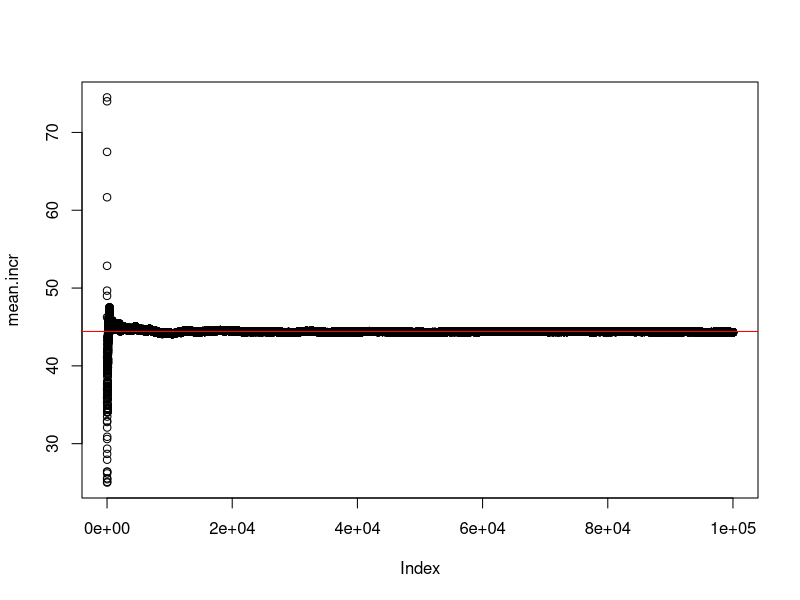
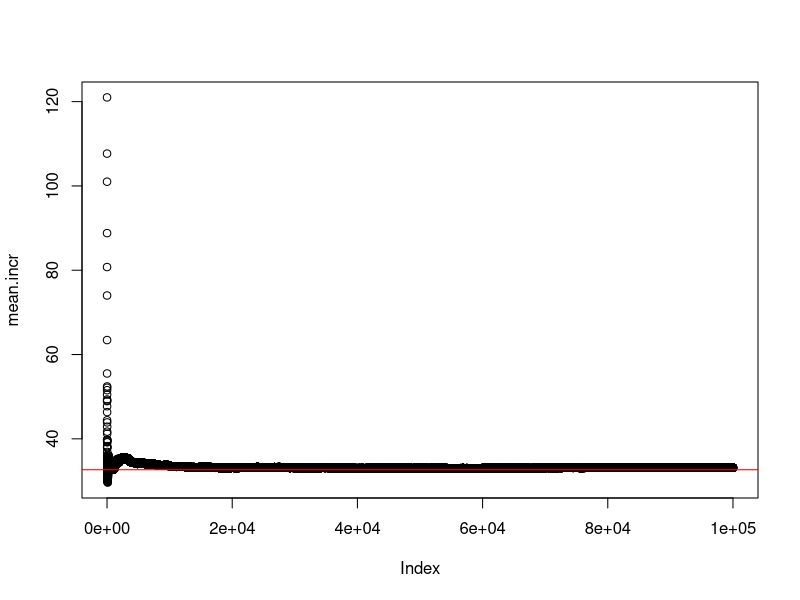
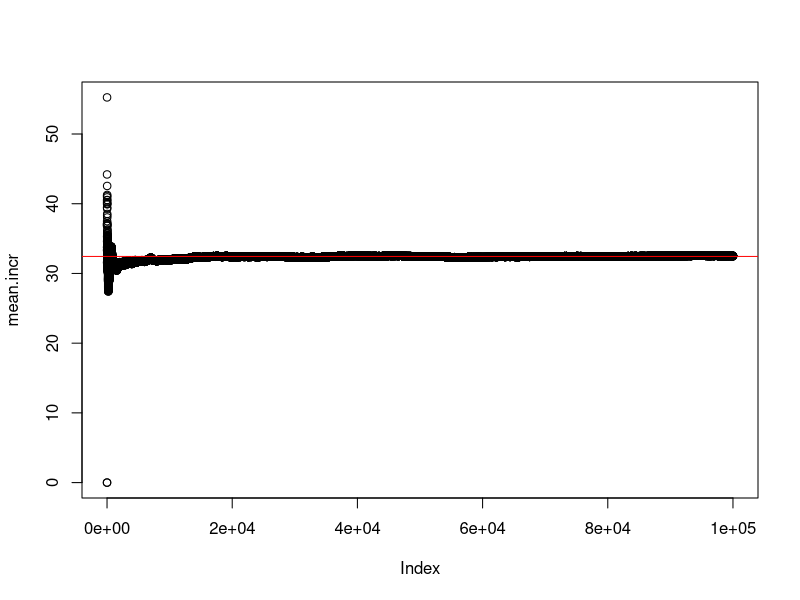

Generate these figures, in order, with R: (Note: a time limit stopped this script after it produced the figures.)
# ---------------------------- E[a1^2] ----------------------------

# Verifico esattezza della forma chiusa di E[a1^2], i>1 dove
# a1= 1{x1<Y}+sum_{h=1}^m 1{x1<Y, Xh<Y}

B=10^5
m=10

res = vector()
x1 = runif(n=1, min=0, max=2)
for(b in 1:B){

  Xshort = runif(n=(m-1), min=0, max=2)
  X = c(x1, Xshort)
  Y = runif(n=1, min=0, max=2)

  cond2 = X<Y

  # a1
  cond11 = ifelse(x1<Y, 1, 0)
  cond21 = sum(cond2)*cond11
  a1 = cond21+cond11

  res[b] = a1^2
}

mean(res)
closed = 4*(1-(punif(x1, min = 0, max = 2)))+
  5/2*(m-1)*(1-(punif(x1, min = 0, max = 2))^2)+
  (m-1)*(m-2)/3*(1-(punif(x1, min = 0, max = 2))^3)


mean.incr = sapply(1:B, function(b) mean(res[1:b]))
plot(mean.incr)
abline(h = closed, col = "red")


# ---------------------------- E[a1*ai] ----------------------------

# Verifico esattezza della forma chiusa di E[ai*a1], i>1 dove
# ai= 1{Xi<Y}+sum_{h=1}^m 1{Xi<Y, Xh<Y}
# a1= 1{x1<Y}+sum_{h=1}^m 1{x1<Y, Xh<Y}

B=10^5
m=10

#set.seed(123)
res = vector()
x1 = runif(n=1, min=0, max=2)
for(b in 1:B){

  Xh = runif(n=(m-2), min=0, max=2)
  Xi = runif(n=1, min=0, max=2)
  X = c(x1, Xi, Xh)
  Y = runif(n=1, min=0, max=2)

  cond2 = X<Y

  # a1
  cond11 = ifelse(x1<Y, 1, 0)
  cond21 = sum(cond2)*cond11
  a1 = cond21+cond11

  # ai
  cond1i = ifelse(Xi<Y, 1, 0)
  cond2i = sum(cond2)*cond1i
  ai = cond2i+cond1i

  res[b] = a1*ai

}

mean(res)
closed = (m-2)^2/4*(1-(punif(x1, min = 0, max = 2))^4)+
  2*(m-2)*(1-(punif(x1, min = 0, max = 2))^3)+
  9/2*(1-(punif(x1, min = 0, max = 2))^2)


mean.incr = sapply(1:B, function(b) mean(res[1:b]))
plot(mean.incr)
abline(h = closed, col = "red")



# ---------------------------- E[ai^2] ----------------------------

# Verifico esattezza della forma chiusa di E[ai^2], i>1 dove
# ai= 1{Xi<Y}+sum_{h=1}^m 1{Xi<Y, Xh<Y}

B=10^5
m=10

#set.seed(123)
res = vector()
x1 = runif(n=1, min=0, max=2)
for(b in 1:B){

  Xshort = runif(n=(m-2), min=0, max=2)
  Xi = runif(n=1, min=0, max=2)
  X = c(x1, Xi, Xshort)
  Y = runif(n=1, min=0, max=2)

  cond2 = X<Y

  # ai
  cond1i = ifelse(Xi<Y, 1, 0)
  cond2i = sum(cond2)*cond1i
  ai = cond2i+cond1i

  res[b] = ai^2

}

mean(res)
closed = 2+5/3*(m-2)+(m-3)*(m-2)/4+
  2/3*(m-2)*(1-(punif(x1, min = 0, max = 2))^3)+
  5/2*(1-(punif(x1, min = 0, max = 2))^2)


mean.incr = sapply(1:B, function(b) mean(res[1:b]))
plot(mean.incr)
abline(h = closed, col = "red")


# ---------------------------- E[ai*aj] ----------------------------

# Verifico esattezza della forma chiusa di E[ai*aj], i,j>1 i!=j dove
# ai= 1{Xi<Y}+sum_{h=1}^m 1{Xi<Y, Xh<Y}
# aj= 1{Xj<Y}+sum_{r=1}^m 1{Xj<Y, Xr<Y}

B=10^5
m=10

#set.seed(123)
res = vector()
x1 = runif(n=1, min=0, max=2)
for(b in 1:B){

  Xshort = runif(n=(m-3), min=0, max=2)
  Xi = runif(n=1, min=0, max=2)
  Xj = runif(n=1, min=0, max=2)
  X = c(x1, Xi, Xj, Xshort)
  Y = runif(n=1, min=0, max=2)

  cond2 = X<Y

  # aj
  cond1j = ifelse(Xj<Y, 1, 0)
  cond2j = sum(cond2)*cond1j
  aj = cond2j+cond1j

  # ai
  cond1i = ifelse(Xi<Y, 1, 0)
  cond2i = sum(cond2)*cond1i
  ai = cond2i+cond1i

  res[b] = aj*ai

}

mean(res)
closed = 3+7/4*(m-3)+(m-3)*(m-4)/5+
  7/3*(1-(punif(x1, min = 0, max = 2))^2)+
  (m-3)/2*(1-(punif(x1, min = 0, max = 2))^4)


mean.incr = sapply(1:B, function(b) mean(res[1:b]))
plot(mean.incr)
abline(h = closed, col = "red")


# ---------------------------- theta = E[h(X1,X2,...,Xm,Y)] ----------------------------


# Verifico esattezza della forma chiusa di E[h(X1, X2,...,Xm,Y)], dove
# anche X1 è random e
# h(x1, X2,...,Xm,Y) = sum_{i=1}^m ai dove
# ai= 1{Xi<Y}+sum_{h=1}^m 1{Xi<Y, Xh<Y}

B=10^5
m=10

res = vector()
for(b in 1:B){

  X = runif(n=m, min=0, max=2)
  Y = runif(n=1, min=0, max=2)

  cond2 = X<Y

  a = vector()
  for(i in 1:m){
    # ai
    cond1i = ifelse(X[i]<Y, 1, 0)
    cond2i = sum(cond2)*cond1i
    a[i] = cond2i+cond1i
  }
  res[b] = sum(a)
}

mean(res)
theta = m+m*(m-1)/3


mean.incr = sapply(1:B, function(b) mean(res[1:b]))
plot(mean.incr)
abline(h = theta, col = "red")

# ---------------------------- E[h(x1,X2,...,Xm,Y)] ----------------------------

# Verifico esattezza della forma chiusa di E[h(x1, X2,...,Xm,Y)], dove
# h(x1, X2,...,Xm,Y) = sum_{i=1}^m ai dove
# ai= 1{Xi<Y}+sum_{h=1}^m 1{Xi<Y, Xh<Y}

B=10^5
m=10

res = vector()
x1 = runif(n=1, min=0, max=2)
for(b in 1:B){

  Xshort = runif(n=(m-1), min=0, max=2)
  X = c(x1, Xshort)
  Y = runif(n=1, min=0, max=2)

  cond2 = X<Y

  a = vector()
  for(i in 1:m){
    # ai
    cond1i = ifelse(X[i]<Y, 1, 0)
    cond2i = sum(cond2)*cond1i
    a[i] = cond2i+cond1i
  }
  res[b] = sum(a)
}

mean(res)
closed = 2*(1-punif(x1, min = 0, max = 2))+
  (m-1)*(1-(punif(x1, min = 0, max = 2))^2)+
  (m-1)/3*(1+m)


mean.incr = sapply(1:B, function(b) mean(res[1:b]))
plot(mean.incr)
abline(h = closed, col = "red")



# ---------------------------- E[h(x1,X2,...,Xm,Y)^2] ----------------------------

# Verifico esattezza della forma chiusa di E[h(x1, X2,...,Xm,Y)^2], dove
# h(x1, X2,...,Xm,Y) = sum_{i=1}^m ai dove
# ai= 1{Xi<Y}+sum_{h=1}^m 1{Xi<Y, Xh<Y}

B=10^5
m=10

res = vector()
x1 = runif(n=1, min=0, max=2)
for(b in 1:B){

  Xshort = runif(n=(m-1), min=0, max=2)
  X = c(x1, Xshort)
  Y = runif(n=1, min=0, max=2)

  cond2 = X<Y

  a = vector()
  for(i in 1:m){
    # ai
    cond1i = ifelse(X[i]<Y, 1, 0)
    cond2i = sum(cond2)*cond1i
    a[i] = cond2i+cond1i
  }
  res[b] = sum(a)^2
}

mean(res)
closed = 1/15*(m^2-1)*(3*m^2-2)+
  4*(1-punif(x1, min = 0, max = 2))+
  (m-1)*14*(1-punif(x1, min = 0, max = 2)^2)+
  (m-1)*(m-2)*22/3*(1-punif(x1, min = 0, max = 2)^3)+
  (m-1)*(m-2)*(2*m-5)/2*(1-punif(x1, min = 0, max = 2)^4)


mean.incr = sapply(1:B, function(b) mean(res[1:b]))
plot(mean.incr)
abline(h = closed, col = "red")




# -------------------------- z11 ----------------------------------------------

B=10^5
m = 10
n = 5

theta = m+m*(m-1)/3
theta2 = theta^2

Eh2x1 = function(x1){
  out = 1/15*(m^2-1)*(3*m^2-2)+
    4*(1-punif(x1, min = 0, max = 2))+
    (m-1)*14*(1-punif(x1, min = 0, max = 2)^2)+
    (m-1)*(m-2)*22/3*(1-punif(x1, min = 0, max = 2)^3)+
    (m-1)*(m-2)*(2*m-5)/2*(1-punif(x1, min = 0, max = 2)^4)
  return(out)
}

Ehx1 = function(x1){
  out = 2*(1-punif(x1, min = 0, max = 2))+
    (m-1)*(1-(punif(x1, min = 0, max = 2))^2)+
    (m-1)/3*(1+m)
  return(out)
}

x1s = runif(n=B, min=0, max=2)
res = sapply(x1s, function(x) Eh2x1(x)+theta2-2*theta*Ehx1(x))


mean(res)

z11 = 4/45*m^4+16/45*m^3+29/90*m^2+13/30*m-1/5

mean.incr = sapply(1:B, function(b) mean(res[1:b]))
plot(mean.incr)
abline(h = z11, col = "red")


mean.incr[(B-500):B]
z11
